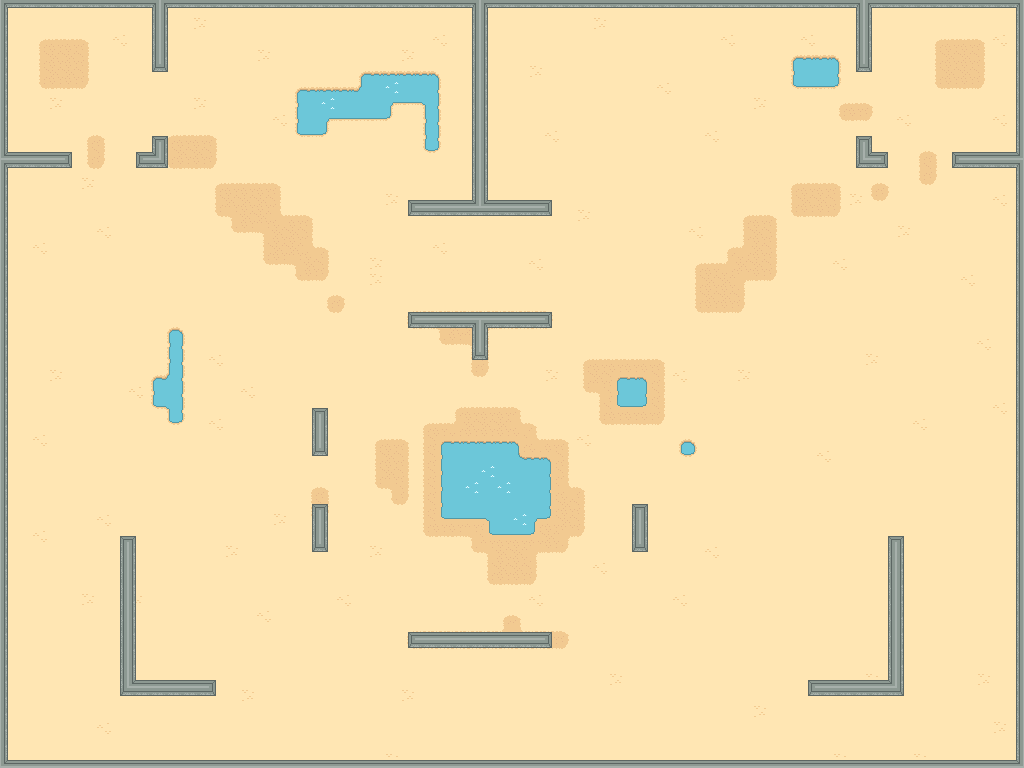

A level layout from a 2D game, rendered from its tile map. Below: a short description, then the map file with tile-grid data replaced by summaries:
An orthogonal 64x48 tile map with 16x16 px tiles, 2 tile layers (Tile Layer 1, Walls) and 73 objects.

<map version="1.5" tiledversion="1.7.0" orientation="orthogonal" renderorder="right-down" width="64" height="48" tilewidth="16" tileheight="16" infinite="0" nextlayerid="6" nextobjectid="74">
 <tileset firstgid="1" source="DesertTileSet.tsx" />
 <layer id="1" name="Tile Layer 1" width="64" height="48">
  <data>[3072 cells, 3072 non-empty, 40 distinct tile ids]</data>
 </layer>
 <layer id="2" name="Walls" width="64" height="48">
  <data>[3072 cells, 442 non-empty, 12 distinct tile ids]</data>
 </layer>
 <objectgroup id="3" name="Collision">
  <object id="1" x="0" y="0" width="1024" height="8" />
  <object id="2" x="0" y="8" width="8" height="752" />
  <object id="3" x="0" y="760" width="1024" height="8" />
  <object id="4" x="1016.04" y="8" width="7.95652" height="752" />
  <object id="5" x="152" y="7.81818" width="16" height="64.0909" />
  <object id="6" x="7.5" y="151.875" width="64.375" height="16.125" />
  <object id="7" x="136" y="152" width="32.0909" height="15.9091" />
  <object id="8" x="152" y="136" width="15.9091" height="17.8182" />
  <object id="10" x="472.333" y="6.66667" width="15.3333" height="195.333" />
  <object id="11" x="408" y="200" width="143.667" height="15.6667" />
  <object id="12" x="856.364" y="6.54545" width="15.8182" height="65.0909" />
  <object id="13" x="856.182" y="136" width="15.6364" height="16.3636" />
  <object id="14" x="856" y="152" width="31.8182" height="15.8182" />
  <object id="15" x="952.182" y="152" width="65.4545" height="15.6364" />
  <object id="16" x="408" y="311.818" width="143.818" height="16" />
  <object id="17" x="472" y="327.455" width="16" height="32.1818" />
  <object id="18" x="312" y="407.818" width="15.6364" height="48.1818" />
  <object id="19" x="312" y="504" width="16" height="48.1818" />
  <object id="20" x="631.75" y="503.875" width="16.125" height="48" />
  <object id="21" x="408.182" y="632" width="143.636" height="15.8182" />
  <object id="22" x="119.75" y="536" width="16.25" height="160.125" />
  <object id="23" x="124.75" y="680" width="91" height="16" />
  <object id="24" x="887.75" y="536" width="16" height="159.75" />
  <object id="25" x="807.5" y="680" width="86.75" height="15.75" />
  <object id="26" x="296.75" y="89" width="30.75" height="46.75" />
  <object id="27" x="326.75" y="89.5" width="63.25" height="29" />
  <object id="28" x="360.5" y="72.5" width="79.25" height="31.25" />
  <object id="29" x="424" y="100.25" width="15.5" height="51.75" />
  <object id="30" x="792.182" y="55.8182" width="47.8182" height="32.3636" />
  <object id="31" x="168.909" y="329.636" width="13.8182" height="93.6364" />
  <object id="32" x="153.455" y="378.545" width="16.1818" height="28.3636" />
  <object id="33" x="617.5" y="377.5" width="29.25" height="29.25" />
  <object id="34" x="679.875" y="439.75" width="16.75" height="17.125" />
  <object id="35" x="440.909" y="441.091" width="78.7273" height="78.1818" />
  <object id="36" x="512.727" y="457.273" width="38.1818" height="61.6364" />
  <object id="37" x="488.364" y="516.909" width="48.1818" height="18" />
 </objectgroup>
 <objectgroup id="4" name="Spawn">
  <object id="9" x="64" y="64">
   <point />
  </object>
 </objectgroup>
 <objectgroup id="5" name="Navigation">
  <object id="38" x="-16" y="-16" width="1056" height="32" />
  <object id="39" x="-16" y="752" width="1056" height="32" />
  <object id="40" x="-16" y="-16" width="32" height="800" />
  <object id="41" x="1008" y="-16" width="32" height="800" />
  <object id="42" x="128" y="16" width="64" height="80" />
  <object id="43" x="16" y="128" width="80" height="64" />
  <object id="44" x="128" y="112" width="64" height="16" />
  <object id="45" x="112" y="128" width="80" height="64" />
  <object id="46" x="272" y="64" width="64" height="96" />
  <object id="47" x="336" y="112" width="64" height="32" />
  <object id="48" x="336" y="48" width="118" height="64" />
  <object id="49" x="400" y="112" width="54" height="62" />
  <object id="50" x="458" y="16" width="54" height="162" />
  <object id="51" x="384" y="178" width="192" height="62" />
  <object id="52" x="832" y="16" width="64" height="80" />
  <object id="53" x="832" y="113.75" width="64" height="14.25" />
  <object id="54" x="832" y="128" width="80" height="64" />
  <object id="55" x="928" y="128" width="80" height="64" />
  <object id="56" x="384" y="288" width="192" height="64" />
  <object id="57" x="448" y="352" width="64" height="32" />
  <object id="58" x="288" y="384" width="64" height="92" />
  <object id="59" x="288" y="484" width="64" height="92" />
  <object id="60" x="608" y="480" width="64" height="96" />
  <object id="61" x="384" y="608" width="192" height="64" />
  <object id="62" x="96" y="512" width="64" height="208" />
  <object id="63" x="160" y="656" width="80" height="64" />
  <object id="64" x="864" y="512" width="64" height="208" />
  <object id="65" x="784" y="656" width="80" height="64" />
  <object id="66" x="144" y="304" width="64" height="144" />
  <object id="67" x="128" y="352" width="16" height="80" />
  <object id="68" x="416" y="416" width="128" height="128" />
  <object id="69" x="544" y="432" width="32" height="112" />
  <object id="70" x="464" y="544" width="96" height="16" />
  <object id="71" x="601" y="362" width="62" height="62" />
  <object id="72" x="665" y="425" width="46" height="46" />
  <object id="73" x="768" y="32" width="96" height="77.25" />
 </objectgroup>
</map>